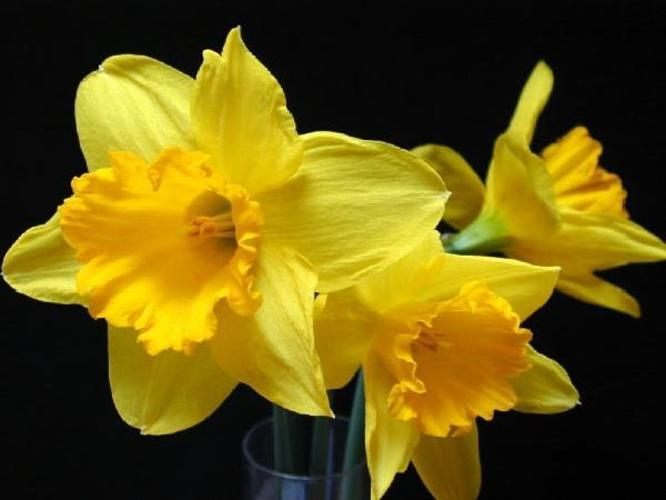
#> input picture data/flowers/image_0022.jpg, 666 x 500 px, given in place of image_0244.jpg, which was not available
$ jupyter execute --allow-errors assignment_1.ipynb   (text cells are left out)
#> lines starting #> are read from the running program, lines starting #| are printed output that depends on the picture; pictures that were not available may be replaced by others from this repository, and a replacement may not be noted
[cell 1]
# We need to include the home directory in our path, so we can read in our own module.
import os
import sys
sys.path.append(os.path.join(".."))
import cv2
import numpy as np
import pandas as pd
from utils.imutils import jimshow
from utils.imutils import jimshow_channel
import matplotlib.pyplot as plt

[cell 2]
# load in an image
rando_flower = os.path.join("..", "data", "flowers", "image_0244.jpg")

[cell 3]
image = cv2.imread(rando_flower)
#> image is the input picture: shape (500, 666, 3); mean B, G, R 15.5, 87, 102.8

[cell 4]
jimshow(image, "Rando Flower")
#> (this line was passed over: utils is not available in this run)

[cell 5]
def plot_histogram(filename):
    # set data path
#> called with filename = 'image_0244.jpg'
    input_path = os.path.join("..", "data", "flowers", filename)
    #load image
    image = cv2.imread(input_path)
    #split channels
    channels = cv2.split(image)
    # names of colours
    colors = ("b", "g", "r")
    # create plot
    plt.figure()
    # add title
    plt.title("Histogram")
    # Add xlabel
    plt.xlabel("Bins")
    # Add ylabel
    plt.ylabel("# of Pixels")

    # for every tuple of channel, colour
    for (channel, color) in zip(channels, colors):
        # Create a histogram - across all three channels
        hist = cv2.calcHist([channel], [0], None, [256], [0, 256])
        # Plot histogram
        plt.plot(hist, color=color)
        # Set limits of x-axis
        plt.xlim([0, 256])
#> this loop made 3 passes
#> color on passes 1 to 3: 'b', 'g', 'r'

[cell 6]
# using the plot_histogram function to show color histogram of my randomly selected flower image
plot_histogram("image_0244.jpg")
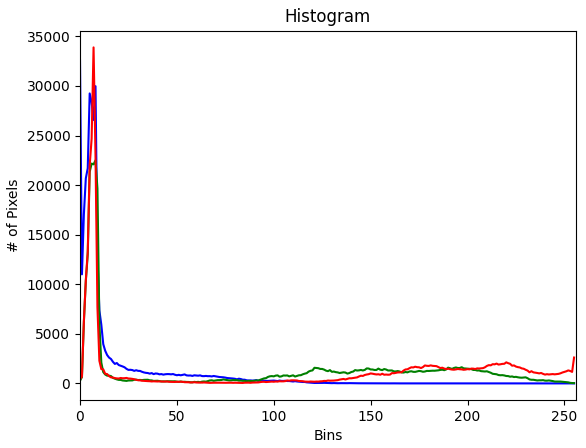
#> figure drawn by matplotlib, 1 panel; curve peaks at x = 0, y = 32576; curve peaks at x = 8, y = 22496; curve peaks at x = 7, y = 33885


$ run again, on data/flowers/image_0101.jpg
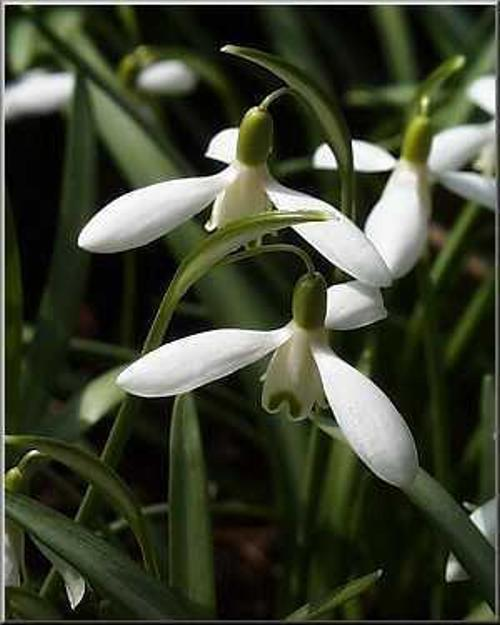
#> input picture data/flowers/image_0101.jpg, 500 x 625 px, given in place of image_0244.jpg, which was not available
#> image is the input picture: shape (625, 500, 3); mean B, G, R 50.3, 68.3, 63
#> the loop in plot_histogram, `for (channel, color) in zip(channels, colors):` made 3 passes
#> color on passes 1 to 3: 'b', 'g', 'r'
#> `[cell 6] # using the plot_histogram function to show color histogram o..`:
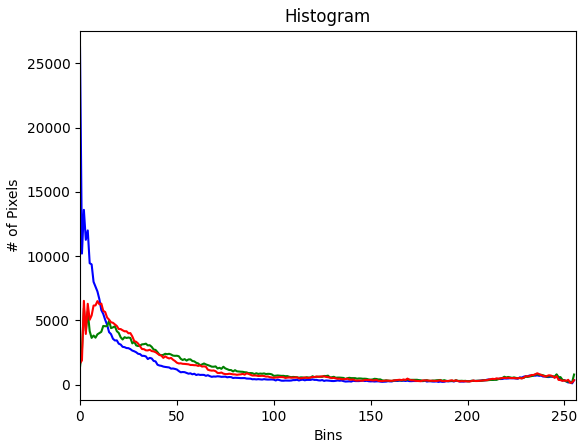
#> figure drawn by matplotlib, 1 panel; curve peaks at x = 0, y = 26233; curve peaks at x = 2, y = 5949; curve peaks at x = 2, y = 6521

$ run again, on data/flowers/image_0123.jpg
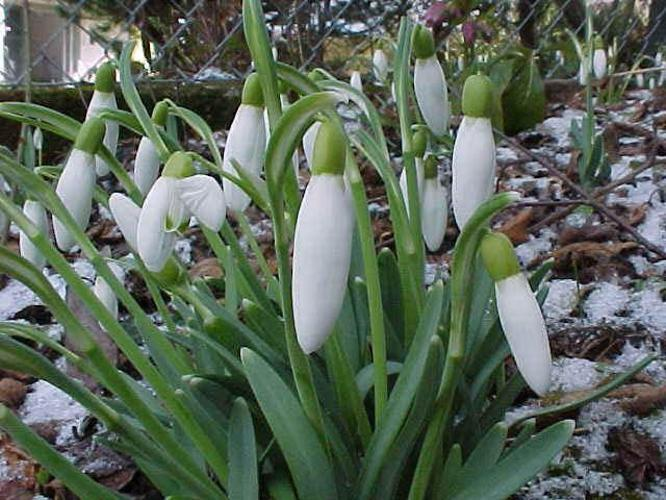
#> input picture data/flowers/image_0123.jpg, 666 x 500 px, given in place of image_0244.jpg, which was not available
#> image is the input picture: shape (500, 666, 3); mean B, G, R 88.3, 102.9, 90.2
#> the loop in plot_histogram, `for (channel, color) in zip(channels, colors):` made 3 passes
#> color on passes 1 to 3: 'b', 'g', 'r'
#> `[cell 6] # using the plot_histogram function to show color histogram o..`:
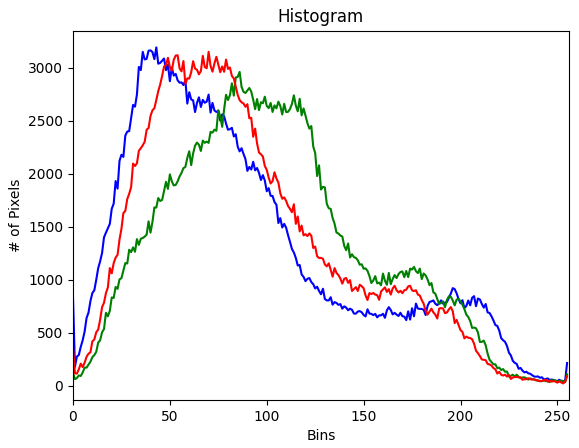
#> figure drawn by matplotlib, 1 panel; curve peaks at x = 43, y = 3192; curve peaks at x = 86, y = 2961; curve peaks at x = 70, y = 3150

$ run again, on data/flowers/image_0139.jpg
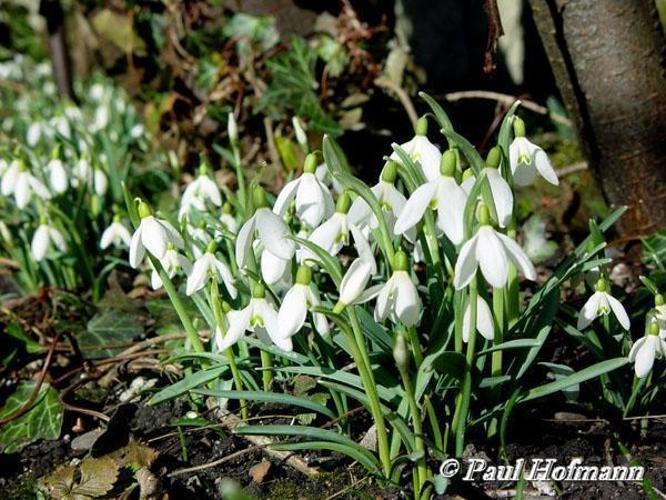
#> input picture data/flowers/image_0139.jpg, 666 x 500 px, given in place of image_0244.jpg, which was not available
#> image is the input picture: shape (500, 666, 3); mean B, G, R 66.7, 93.8, 84.9
#> the loop in plot_histogram, `for (channel, color) in zip(channels, colors):` made 3 passes
#> color on passes 1 to 3: 'b', 'g', 'r'
#> `[cell 6] # using the plot_histogram function to show color histogram o..`:
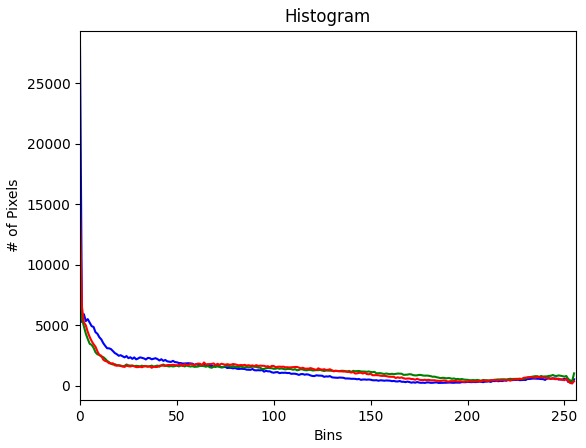
#> figure drawn by matplotlib, 1 panel; curve peaks at x = 0, y = 27946; curve peaks at x = 0, y = 8565; curve peaks at x = 0, y = 14390
